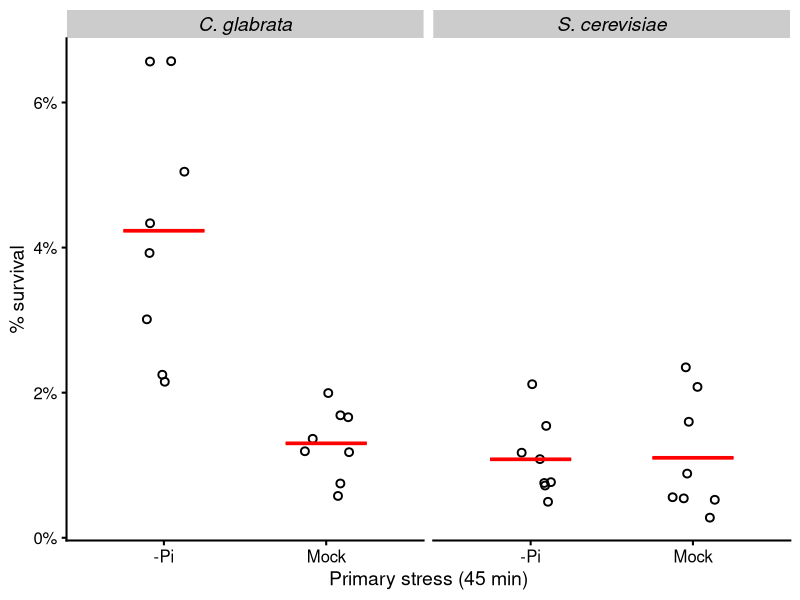
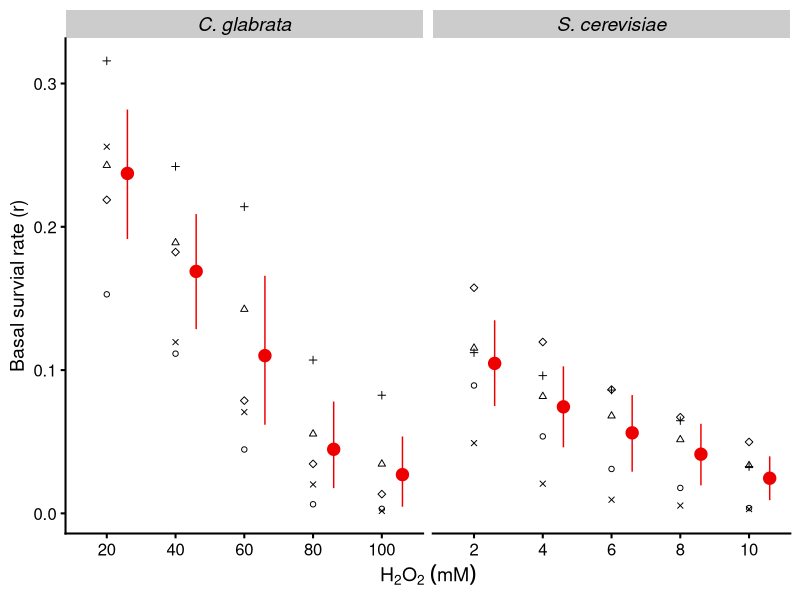
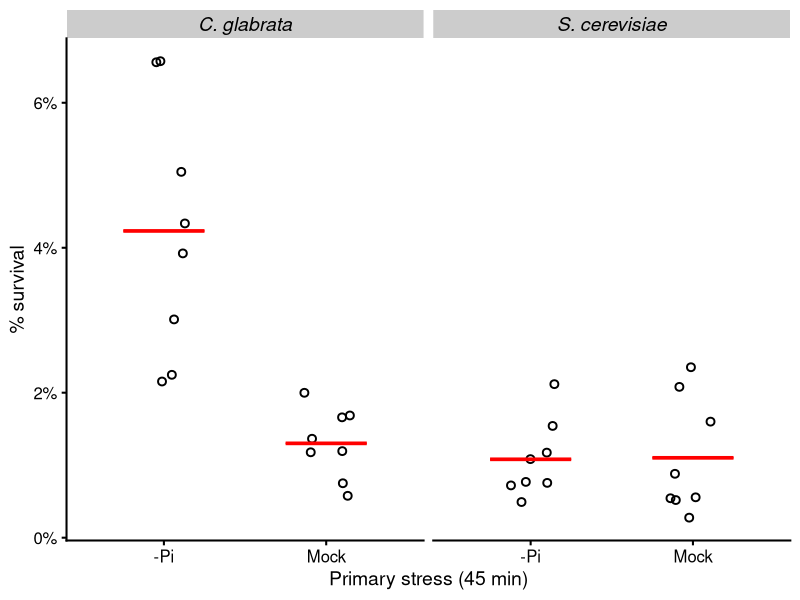
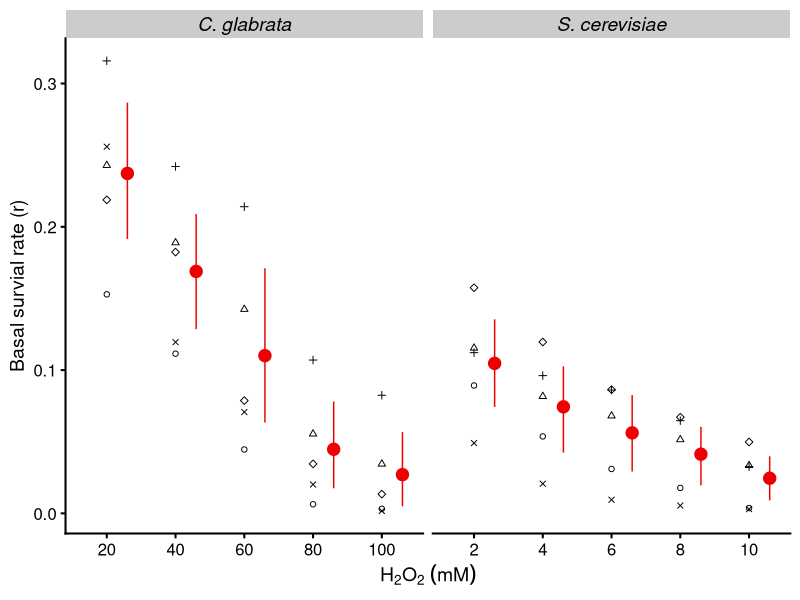

Recreate these plots in R, in order. (Note: this script raises an error after producing the figures.)
## ---- chunk 1
require(tidyverse)
require(cowplot)
require(broom)
set.seed(12345)
## ---- chunk 2
tmp <- read_tsv("../input/20220726-ASR-CFU-raw.tsv", col_types = cols(), comment = "#")
raw <- read_csv("../input/20221224-ASR-CFU-raw.csv", col_types = cols(), comment = "#") %>% 
  mutate(Date = gsub("d(\\d\\d)(\\d\\d)(\\d\\d)", "\\1/\\2/\\3", Date),
         Len_1 = recode(Len_1, `2hr` = "2 hr", `45min` = "45 min"),
         Len_2 = recode(Len_2, `2hr` = "2 hr")) %>% 
  select(-`MO/MM`, -`PO/PM`) %>% 
  bind_rows(add_column(tmp, Experimenter = "JL"))

# data sanity check, quick view
sapply(select(raw, Species, Strain, Genotype, Len_1, Len_2, H2O2), unique)
## ---- chunk 3
species.label <- c(Sc = "S. cerevisiae", Cg = "C. glabrata")

p.survival <- list(
  geom_point(shape = 1, stroke = 1, size = 2, 
             position = position_jitter(width = 0.15)),
  stat_summary(fun = mean, fun.max = mean, fun.min = mean,
               geom = "crossbar", color = "red", width = 0.5),
  facet_wrap(~Species, scales = "free_x", labeller = as_labeller(species.label)),
  theme_cowplot(line_size = 0.7, font_size = 14),
  theme(strip.text = element_text(size = rel(1), face = 3))
)

p.asr <- list(
  geom_hline(yintercept = 1, linetype = 2, color = "gray50"),
  geom_point(position = position_jitter(width = 0.1), size = 2),
  stat_summary(fun.data = "mean_cl_boot", geom = "pointrange", color = "red",
               position = position_nudge(x = 0.2)),
  facet_wrap(~Species, scales = "free_x", labeller = as_labeller(species.label)),
  theme_cowplot(line_size = 0.7),
  theme(strip.text = element_text(size = rel(1.1), face = 3))
)
## ---- chunk 4
raw %>% 
  filter(Genotype == "wt", H2O2 %in% c("10mM", "10 mM", "100mM", "100 mM"),
         Len_1 == "45 min", Group == "PO") %>% 
  mutate(group = paste(recode(Strain, yH154 = "Sc", yH001 = "Cg1", yH002 = "Cg2"), 
                       gsub(" ?mM", "", H2O2), sep = "_")) %>% 
  count(Date, group) %>% 
  pivot_wider(names_from = group, values_from = n)
## ---- chunk 5
filter(raw, Date == "05/30/20", Species == "Sc")
## ---- chunk 6
use.f1 <- paste0(c("06/04", "06/01", "05/30"), "/20")
tmp <-  raw %>%
  filter(Date %in% use.f1) %>% 
  mutate(
    scaled = Count * Dilutions * 1e-2
  ) %>% 
  # remove uninformative columns. only one H2O2 conc used for each species
  select(-Strain, -Genotype, -H2O2, -Len_1, -Len_2, -Experimenter)
  
# Assume the triplicates were paired in the order they appear in the table,
# i.e., the first row in the MO, MM, PO, PM groups belong to the same biological 
# replicate, we can derive three ASR_scores for each date x species x Len_1

dat.f1 <- tmp %>% 
  group_by(Date, Species, Group) %>%
  mutate(Repl = row_number()) %>% 
  # group by primary to calculate r (MO/MM) or r' (PO/PM)
  separate(Group, into = c("Primary", "Secondary"), sep = 1) %>% 
  group_by(Date, Species, Repl, Primary) %>% 
  # calculate % survival
  mutate(r = num(scaled / scaled[Secondary == "M"], digits = 3)) %>% 
  # remove the secondary mock as the information are all used
  filter(Secondary != "M") %>% 
  # 5/30/20 replicate 2 is excluded
  filter(!(Date == "05/30/20" & Repl == 2))
dat.f1
## ---- chunk 7
dat.f1 %>% 
  mutate(Primary = recode(Primary, M = "Mock", P = "-Pi")) %>% 
  ggplot(aes(x = Primary, y = r)) + p.survival +
  scale_y_continuous(labels = scales::percent) +
  xlab("Primary stress (45 min)") + ylab("% survival")

ggsave("../output/20230228-fig1d-asr-noPi-compare.png", width = 3.5, height = 3)
## ---- chunk 8
tmp <- dat.f1 %>% 
  filter(Primary == "M") %>% 
  pivot_wider(id_cols = c(Date, Repl), names_from = Species, values_from = r)
tmp
with(tmp, t.test(as.numeric(Cg), as.numeric(Sc), paired = FALSE))

with(tmp, wilcox.test(Cg, Sc, paired = FALSE))
## ---- chunk 9
tmp <- dat.f1 %>% 
  filter(Species == "Cg") %>% 
  pivot_wider(id_cols = c(Date, Repl), names_from = Primary, values_from = r) %>% 
  mutate(ASR = P/M)
tmp

x <- Hmisc::smean.cl.boot(tmp$ASR)
sprintf("ASR_score mean = %.2f, 95%% CI by bootstrap = [%.2f, %.2f]", x[1], x[2], x[3])

with(tmp, t.test(as.numeric(P), as.numeric(M), paired = TRUE, alternative = "g"))

with(tmp, wilcox.test(P, M, paired = TRUE, alternative = "g"))
## ---- chunk 10
tmp <- dat.f1 %>% 
  filter(Species == "Sc") %>% 
  pivot_wider(id_cols = c(Date, Repl), names_from = Primary, values_from = r) %>% 
  mutate(ASR = P/M)

tmp

x <- Hmisc::smean.cl.boot(tmp$ASR)

sprintf("ASR_score mean = %.2f, 95%% CI by bootstrap = [%.2f, %.2f]", x[1], x[2], x[3])

with(tmp, t.test(as.numeric(P), as.numeric(M), paired = TRUE, alternative = "g"))

with(tmp, wilcox.test(P, M, paired = TRUE, alternative = "g"))
## ---- chunk 11
use.s1 <- paste0(c("03/21", "03/22", "03/24", "03/28", "04/01"), "/22")
dat.s1 <- raw %>% select(-Experimenter, -Len_1, -Len_2, -Genotype) %>% 
  mutate(scaled = Count * Dilutions * 1e-3) %>% 
  filter(Date %in% use.s1) %>% 
  group_by(Date, Strain) %>% 
  mutate(r = num(scaled / scaled[Group == "M"], digits = 3)) %>% 
  select(-Group)
dat.s1
write_tsv(dat.s1, file = "../input/20230302-fig-s1a-data-hb.tsv")
## ---- chunk 12
p <- dat.s1 %>% 
  mutate(H2O2 = gsub(" mM", "", H2O2),
         H2O2 = fct_reorder(H2O2, as.numeric(H2O2))) %>% 
  filter(H2O2 != "0") %>% 
  ggplot(aes(x = H2O2, y = r)) +
  geom_point(aes(shape = Date)) + 
  #geom_line(aes(group = Date, color = Date), alpha = 0.8) +
  scale_color_brewer(palette = "Dark2") +
  scale_shape_manual(values = 1:5, guide = "none") +
  stat_summary(fun.data = "mean_cl_boot", geom = "pointrange", color = "red2",
               size = 0.8, position = position_nudge(x = 0.3)) +
  facet_wrap(~Species, scales = "free_x", labeller = as_labeller(species.label)) +
  xlab(bquote(H[2]*O[2]~(mM))) + ylab("Basal survial rate (r)") +
  theme_cowplot(line_size = 0.7) +
  theme(strip.text = element_text(size = rel(1), face = 3))
p
ggsave("../output/20230101-basal-survival-across-h2o2-range-sc-cg.png", width = 5, height = 3)
## ---- chunk 13
tmp <- dat.s1 %>% 
  filter(H2O2 %in% c("100 mM", "10 mM"))
tmp %>% group_by(Species) %>% summarize(mean = mean(r))

wilcox.test(r ~ Species, data = tmp, paired = FALSE)
## ---- chunk 14
use.s1b <- paste0(c("07/16", "07/17", "07/18", "07/29", "08/01", "08/02", "08/04", "08/11"), "/22")
dat.s1b <-  raw %>%
  separate(Group, into = c("Primary", "Secondary"), sep = 1) %>% 
  mutate(
    # arbitrarily decide any CFU counts < 3 are not included due to high CV
    Count = ifelse(Count < 3, NA, Count),
    scaled = Count * Dilutions * 1e-3
  ) %>% 
  filter(Date %in% use.s1b) %>% 
  group_by(Date, Strain, Primary) %>% 
  # calculate r and r'
  mutate(r = num(scaled / scaled[Secondary == "M"], digits = 3)) %>% 
  # remove the secondary mock as the information are all used
  filter(Secondary != "M") %>%
  pivot_wider(id_cols = c(Date, Strain, Species, H2O2), 
              names_from = Primary, values_from = r, names_prefix = "r") %>% 
  mutate(ASR_score = rP / rM)
  
dat.s1b
write_tsv(dat.s1b, file = "../input/20230302-fig-s1b-data-hb.tsv")
## ---- chunk 15
p <- dat.s1b %>% 
  filter(!is.na(ASR_score)) %>% 
  mutate(H2O2 = gsub(" ?mM", "", H2O2),
         H2O2 = fct_reorder(H2O2, as.numeric(H2O2))) %>% 
  filter(H2O2 != "0") %>% 
  ggplot(aes(x = H2O2, y = ASR_score)) + p.asr +
  #geom_hline(yintercept = 1, linetype = 2, color = "gray50") +
  #geom_point(position = position_jitter(width = 0.1), alpha = 0.8) + 
  #stat_summary(fun.data = "mean_cl_boot", geom = "pointrange", color = "red",
  #             size = 0.8, position = position_nudge(x = 0.2)) +
  #scale_y_log10() +
  #facet_wrap(~Species, scales = "free_x", labeller = as_labeller(species.label)) +
  xlab(bquote(H[2]*O[2]~(mM))) + ylab("ASR score (r'/r)")# +
  #theme_cowplot(line_size = 0.7) +
  #theme(strip.text = element_text(size = rel(1), face = 3))
p
ggsave("../output/20230102-ASR-score-across-h2o2-range-sc-cg.png", width = 5, height = 3)
## ---- chunk 16
dat.s1b %>% 
  filter(!is.na(ASR_score)) %>% 
  mutate(H2O2 = gsub(" ?mM", "", H2O2),
         H2O2 = fct_reorder(H2O2, as.numeric(H2O2))) %>% 
  filter(H2O2 != "0") %>% 
  group_by(Species, H2O2) %>% 
  summarise(rM = mean(rM), ASR = mean(ASR_score), sd_asr = sd(ASR_score))
## ---- chunk 17
use.s2 <- paste0(c("06/06", "06/04", "06/01", "05/30"), "/20")
tmp <-  raw %>%
  filter(Date %in% use.s2) %>% 
  mutate(
    # arbitrarily decide any CFU counts < 3 are not included due to high CV
    # not in use here. instead, label them in the plot (see below)
    # count = ifelse(Count < 3, NA, Count),
    scaled = Count * Dilutions * 1e-2
  ) %>% 
  # remove uninformative columns. only one H2O2 conc used for each species
  select(-Strain, -Genotype, -H2O2, -Len_2, -Experimenter)
## ---- chunk 18
dat.s2 <- tmp %>% 
  group_by(Date, Species, Len_1, Group) %>%
  mutate(Repl = row_number()) %>% 
  pivot_wider(id_cols = c(Date, Species, Len_1, Repl),
              names_from = Group, values_from = scaled, names_sep = "") %>% 
  mutate(
    r = MO/MM, 
    rp = PO/PM, 
    ASR_score = rp/r,
    low_count = MO < 1 # mark experiments with < 3 counts
  )
dat.s2
write_tsv(dat.s2, file = "../input/20230302-fig-s2-data-hb.tsv")
## ---- chunk 19
p <- dat.s2 %>% 
  #filter(!is.na(ASR_score)) %>% 
  mutate(len_1 = factor(gsub(" ?min", "", Len_1), levels = c("45", "90", "135"))) %>% 
  ggplot(aes(x = len_1, y = ASR_score)) + p.asr +
#  geom_hline(yintercept = 1, linetype = 2, color = "gray50") +
#  geom_point(position = position_jitter(width = 0.1), size = 2) + 
#  stat_summary(position = position_nudge(x = 0.2),
#               fun.data = "mean_cl_boot", geom = "pointrange", color = "red") +
  xlab("Length of primary stress (min)") + ylab("ASR score (r'/r)") +
#  facet_wrap(~Species, scales = "free_x", labeller = as_labeller(species.label)) +
#  theme_cowplot(line_size = 0.7) +
  theme(legend.text = element_text(size = rel(1), face = 3),
        legend.position = c(0.1, 0.85),
        strip.text = element_text(size = rel(1), face = 3))
p
ggsave("../output/20230103-ASR-score-across-noPi-length-sc-cg.png", width = 5, height = 3)
## ---- chunk 20
dat.s2 %>% 
  #filter(!low_count) %>% 
  mutate(len_1 = factor(gsub(" ?min", "", Len_1), levels = c("45", "90", "135"))) %>% 
  group_by(Species, len_1) %>% 
  summarize(n = n(), ASR = mean(ASR_score), sd_asr = sd(ASR_score), .groups = "drop") %>% 
  mutate(across(where(is.double), round, digits = 2))
## ---- chunk 21
dat.s2 %>% 
  ungroup() %>% 
  mutate(len_1 = factor(gsub(" ?min", "", Len_1), levels = c("45", "90", "135"))) %>% 
  select(Species, len_1, r, rp) %>% 
  nest(data = c(r, rp)) %>% 
  mutate(
    test = map(data, ~ t.test(.x$rp, .x$r, paired = TRUE, alternative = "g")),
    tidied = map(test, tidy)
  ) %>% 
  unnest(tidied) %>% 
  select(Species, len_1, p.value, method, alternative) %>% 
  mutate(p.bonf = p.adjust(p.value, method = "bonf"),
         p.holm = p.adjust(p.value, method = "holm"),
         p.hoch = p.adjust(p.value, method = "hoch"),
         across(starts_with("p."), round, digits = 5)) %>% 
  arrange(Species, len_1)
## ---- chunk 22
p <- dat.s2 %>% 
  #filter(!is.na(ASR_score)) %>% 
  mutate(len_1 = factor(Len_1, levels = c("45 min", "90 min", "135 min"))) %>% 
  ggplot(aes(x = Species, y = ASR_score)) +
  geom_point(#aes(fill = low_count),
    position = position_jitter(0.1), size = 1.5, shape = 21) + 
  stat_summary(fun.data = "mean_se", geom = "pointrange", color = "red") +
  #scale_y_log10() +
  scale_shape_manual(values = c(21,22), labels = species.label) +
  #scale_fill_manual(values = c("white", "gray40"), guide = "none") +
  #facet_wrap(~Species, scales = "free_x", labeller = as_labeller(species.label)) +
  facet_wrap(~ len_1, scales = "free") +
  xlab("Length of primary stress (min)") + ylab("ASR score (r'/r)") +
  theme_cowplot(line_size = 0.7)
p
ggsave("../output/20230103-ASR-score-across-noPi-length-sep-panel.png", width = 6, height = 3)
## ---- chunk 23
use.f3 <- paste0(c("07/08", "07/11", "07/12"), "/22")
tmp <-  raw %>%
  filter(Date %in% use.f3) %>% 
  mutate(
    scaled = Count * Dilutions * 1e-2
  ) %>% 
  # remove uninformative columns. only one H2O2 conc used for each species
  select(-Len_1, -Len_2, -Experimenter)
# Assume the replicates were paired in the order they appear in the table,
# i.e., the first row in the MO, MM, PO, PM groups belong to the same biological 
# replicate, we can derive three ASR_scores for each date x species x Len_1

dat.f3 <- tmp %>% 
  # group by primary to calculate r (MO/MM) or r' (PO/PM)
  separate(Group, into = c("Primary", "Secondary"), sep = 1) %>% 
  group_by(Date, Strain, Primary) %>% 
  # calculate % survival
  mutate(r = num(scaled / scaled[Secondary == "M"], digits = 3)) %>% 
  # remove the secondary mock as the information are all used
  filter(Secondary != "M")
dat.f3
## ---- chunk 24
dat.f3 %>% 
  mutate(
    Primary = factor(Primary, levels = c("M", "P"), 
                     labels = c("Mock", "-Pi")),
    Genotype = factor(Genotype, levels = c("wt", "cta1Δ"),
                      labels = c("wildtype", "cta1Δ")),
    Group = factor(H2O2, levels = c("100 mM", "2.5 mM", "80 mM", "2.2 mM"),
                   labels = c("High", "High", "Medium", "Medium"))
  ) %>%
  ggplot(aes(x = H2O2, y = r)) + #p.survival[-3] +
  geom_point(aes(shape = Primary), stroke = 1, size = 2, 
             position = position_dodge(0.9)) +
  stat_summary(aes(group = Primary), position = position_dodge(0.9),
               fun = mean, fun.max = mean, fun.min = mean,
               geom = "crossbar", color = "red", width = 0.5) +
  facet_wrap(~ Group + Genotype, nrow = 1, scales = "free_x") +
  scale_shape_manual(values = c("Mock" = 1, "-Pi" = 16)) +
  scale_y_continuous(labels = scales::percent) +
  xlab("Primary stress (45 min)") + ylab("% survival") +
  theme_bw(base_size = 14, base_line_size = 1) +
  panel_border(color = "black", size = 1) +
  theme(strip.text = element_text(size = rel(1), face = 3),
        strip.background = element_blank())
## ---- chunk 25
dat.f3a <- dat.f3 %>% 
  mutate( Primary = factor(Primary, levels = c("M", "P"), 
                           labels = c("Mock", "-Pi")),
          Genotype = factor(Genotype, levels = c("wt", "cta1Δ"),
                            labels = c("wildtype", "cta1Δ")),
          Group = factor(H2O2, levels = c("100 mM", "2.5 mM", "80 mM", "2.2 mM"),
                         labels = c("High", "High", "Medium", "Medium"))) %>%
  filter(Group == "High") %>% 
  select(-Group) %>% 
  ungroup()
write_tsv(dat.f3a, file = "../input/20230302-fig-3d-data-hb.tsv")
## ---- chunk 26
p <- ggplot(dat.f3a, aes(x = H2O2, y = r)) +
  geom_point(aes(shape = Primary), stroke = 0.9, size = 2.5, 
             position = position_jitterdodge(jitter.width = 0.3, dodge.width = 0.9)) +
  stat_summary(aes(group = Primary), position = position_dodge(0.9),
               fun = mean, fun.max = mean, fun.min = mean,
               geom = "crossbar", color = "red", width = 0.5) +
  facet_wrap(~ Genotype, nrow = 1, scales = "free_x") +
  scale_shape_manual(name = "Primary stress", values = c("Mock" = 1, "-Pi" = 16)) +
  scale_y_continuous(labels = scales::percent) +
  xlab(bquote(H[2]*O[2]~(mM))) + ylab("% survival") +
  theme_cowplot(line_size = 1.2) +
  panel_border(color = "black", size = 1) +
  theme(strip.text = element_text(size = rel(1)),
        strip.background = element_blank(),
        #strip.placement = "inside",
        axis.line = element_blank(),
        axis.ticks.x = element_blank(),
        legend.position = "top",
        legend.justification = "center",
        legend.margin = margin(b = -10),
        legend.text = element_text(size = rel(0.9)),
        legend.title = element_text(size = rel(0.9)))
p

ggsave("../output/20230301-fig3d-asr-cta1.png", width = 3.5, height = 3.5)
## ---- chunk 27
tmp <- dat.f3a %>% 
  filter(Primary == "Mock") %>% 
  select(Date, Genotype, r) %>% 
  arrange(Genotype)

tmp %>% group_by(Genotype) %>% summarize(mean = mean(r), sd = num(sd(r), digits = 3))

wilcox.test(r ~ Genotype, paired = FALSE, data = tmp)
## ---- chunk 28
tmp <- dat.f3a %>% 
  filter(Primary == "-Pi") %>% 
  select(Date, Genotype, r) %>% 
  arrange(Genotype)

tmp %>% group_by(Genotype) %>% summarize(mean = mean(r), sd = num(sd(r), digits = 3))

wilcox.test(r ~ Genotype, paired = FALSE, data = tmp)
## ---- chunk 29
tmp <- dat.f3a %>% 
  filter(Genotype == "wildtype") %>% 
  pivot_wider(id_cols = c(Date, Strain), names_from = Primary, values_from = r) %>% 
  mutate(ASR = `-Pi`/Mock)

tmp

x <- Hmisc::smean.cl.boot(tmp$ASR)
sprintf("ASR_score mean = %.2f, 95%% CI by bootstrap = [%.2f, %.2f]", x[1], x[2], x[3])

with(tmp, t.test(as.numeric(`-Pi`), as.numeric(Mock), paired = TRUE, alternative = "g"))
with(tmp, wilcox.test(`-Pi`, Mock, paired = TRUE, alternative = "g"))
with(tmp, wilcox.test(`-Pi`, Mock, paired = FALSE, alternative = "g"))
## ---- chunk 30
tmp <- dat.f3a %>% 
  filter(Genotype == "cta1Δ") %>% 
  pivot_wider(id_cols = c(Date, Strain), names_from = Primary, values_from = r) %>% 
  mutate(ASR = `-Pi`/Mock)

tmp

x <- Hmisc::smean.cl.boot(tmp$ASR)
sprintf("ASR_score mean = %.2f, 95%% CI by bootstrap = [%.2f, %.2f]", x[1], x[2], x[3])

with(tmp, t.test(as.numeric(`-Pi`), as.numeric(Mock), paired = TRUE, alternative = "g"))
with(tmp, wilcox.test(`-Pi`, Mock, paired = TRUE, alternative = "g"))
with(tmp, wilcox.test(`-Pi`, Mock, paired = FALSE, alternative = "g"))
## ---- chunk 31
dat.s3b <- dat.f3 %>% 
  mutate( Primary = factor(Primary, levels = c("M", "P"), 
                           labels = c("Mock", "-Pi")),
          Genotype = factor(Genotype, levels = c("wt", "cta1Δ"),
                            labels = c("wildtype", "cta1Δ")),
          Group = factor(H2O2, levels = c("100 mM", "2.5 mM", "80 mM", "2.2 mM"),
                         labels = c("High", "High", "Medium", "Medium"))) %>%
  filter(Group == "Medium") %>% 
  ungroup()
## ---- chunk 32
p <- ggplot(dat.s3b, aes(x = H2O2, y = r)) +
  geom_point(aes(shape = Primary), stroke = 0.9, size = 2.5, 
             position = position_jitterdodge(jitter.width = 0.3, dodge.width = 0.9)) +
  stat_summary(aes(group = Primary), position = position_dodge(0.9),
               fun = mean, fun.max = mean, fun.min = mean,
               geom = "crossbar", color = "red", width = 0.5) +
  facet_wrap(~ Genotype, nrow = 1, scales = "free_x") +
  scale_shape_manual(name = "Primary stress", values = c("Mock" = 1, "-Pi" = 16)) +
  scale_y_continuous(labels = scales::percent) +
  xlab(bquote(H[2]*O[2]~(mM))) + ylab("% survival") +
  theme_cowplot(line_size = 1.2) +
  panel_border(color = "black", size = 1) +
  theme(strip.text = element_text(size = rel(1)),
        strip.background = element_blank(),
        #strip.placement = "inside",
        axis.line = element_blank(),
        axis.ticks.x = element_blank(),
        legend.position = "top",
        legend.justification = "center",
        legend.margin = margin(b = -10),
        legend.text = element_text(size = rel(0.9)),
        legend.title = element_text(size = rel(0.9)))
p

ggsave("../output/20230301-s3b-asr-cta1.png", width = 3.5, height = 3.5)
## ---- chunk 33
tmp <- dat.s3b %>% 
  filter(Primary == "Mock") %>% 
  select(Date, Genotype, r) %>% 
  arrange(Genotype)
tmp %>% group_by(Genotype) %>% summarize(mean = mean(r), sd = num(sd(r), digits = 3))
wilcox.test(r ~ Genotype, paired = FALSE, data = tmp)
## ---- chunk 34
tmp <- dat.s3b %>% 
  filter(Genotype == "wildtype") %>% 
  pivot_wider(id_cols = c(Date, Strain), names_from = Primary, values_from = r) %>% 
  mutate(ASR = `-Pi`/Mock)

tmp

x <- Hmisc::smean.cl.boot(tmp$ASR)
sprintf("ASR_score mean = %.2f, 95%% CI by bootstrap = [%.2f, %.2f]", x[1], x[2], x[3])

with(tmp, t.test(as.numeric(`-Pi`), as.numeric(Mock), paired = TRUE, alternative = "g"))
with(tmp, wilcox.test(`-Pi`, Mock, paired = TRUE, alternative = "g"))
with(tmp, wilcox.test(`-Pi`, Mock, paired = FALSE, alternative = "g"))
## ---- chunk 35
tmp <- dat.s3b %>% 
  filter(Genotype == "cta1Δ") %>% 
  pivot_wider(id_cols = c(Date, Strain), names_from = Primary, values_from = r) %>% 
  mutate(ASR = `-Pi`/Mock)

tmp

x <- Hmisc::smean.cl.boot(tmp$ASR)
sprintf("ASR_score mean = %.2f, 95%% CI by bootstrap = [%.2f, %.2f]", x[1], x[2], x[3])

with(tmp, t.test(as.numeric(`-Pi`), as.numeric(Mock), paired = TRUE, alternative = "g"))
with(tmp, wilcox.test(`-Pi`, Mock, paired = TRUE, alternative = "g"))
with(tmp, wilcox.test(`-Pi`, Mock, paired = FALSE, alternative = "g"))
## ---- chunk 36
dat.6 <- read_csv("../input/20230205-Sc-Cg-rapamycin-nitrogen-ASR-raw.csv", col_types = cols(), comment = "#") %>% 
  mutate(Date = gsub("d(\\d\\d)(\\d\\d)(\\d\\d)", "\\1/\\2/\\3", Date))

# data sanity check, quick view
sapply(select(dat.6, Species, Strain, Genotype), unique)
## ---- chunk 37
tmp <- dat.6 %>% 
  filter(H2O2 == "Mock") %>% 
  group_by(Date, Species) %>% 
  mutate(
    # arbitrarily decide any CFU counts < 3 are not included due to high CV
    Count = ifelse(Count < 3, NA, Count),
    scaled = Count * Dilutions * 1e-2,
    r = scaled / scaled[`1st_Stress` == "Mock"]
  ) %>% 
  ungroup() %>% 
  filter(`1st_Stress` != "Mock") %>% 
  select(Date, Species, Strain, Primary = `1st_Stress`, Count, r)

dat.Prim <-  raw %>%
  separate(Group, into = c("Primary", "Secondary"), sep = 1) %>% 
  # use the S2 dataset to examine the effect of phosphate starvation on survival
  filter(Date %in% use.s1b, Secondary == "M") %>% 
  mutate(
    # arbitrarily decide any CFU counts < 3 are not included due to high CV
    Count = ifelse(Count < 3, NA, Count),
    scaled = Count * Dilutions * 1e-2
  ) %>% 
  group_by(Date, Strain) %>% 
  # calculate r and r'
  mutate(r = scaled / scaled[Primary == "M"]) %>% 
  ungroup() %>% filter(Primary != "M") %>% 
  select(Date, Species, Strain, Primary, Count, r) %>% 
  bind_rows(tmp) %>% 
  mutate(Primary = factor(Primary,
                          levels = c("P", "62.5", "125", "0Ni"),
                          labels = c("-Pi", "Rapa\n62.5", 
                                     "Rapa\n125", "-Nitrogen")))
## ---- chunk 38
ggplot(dat.Prim, aes(x = Primary, y = r)) + p.asr +
  scale_y_continuous(breaks = seq(0.2, 1.2, by = 0.2), labels = scales::percent) +
  xlab("Primary stress (45 min)") + ylab("Survival %")
ggsave("../output/20230211-primary-stress-effect-on-survival.png")
## ---- chunk 39
dat.Prim %>% 
  select(Species, Primary, r) %>% 
  nest(data = r) %>% 
  mutate(
    test = map(data, ~ t.test(.x, mu = 1, alternative = "two")),
    tidied = map(test, tidy)
  ) %>% 
  unnest(tidied) %>% 
  select(Species, Primary, mean_r = estimate, p.value, conf.low, conf.high, alternative) %>% 
  mutate(P.adj = p.adjust(p.value, method = "BH"),
         across(where(is.numeric), round, digits = 3)) %>% 
  arrange(Species, Primary)
## ---- chunk 40
with(dat.6, table(Date, paste(Species, H2O2, sep = ":")))
## ---- chunk 41
tmp <- dat.6 %>% 
  filter(H2O2 %in% c("60mM", "6mM"), Group == "MO", 
         !(Date %in% c("01/12/23", "01/18/23", "02/02/23")))# %>% 
tmp %>% group_by(Species) %>% summarize(mean = mean(`MO/MM`))
wilcox.test(`MO/MM` ~ Species, data = tmp, paired = TRUE)
## ---- chunk 42
tmp <- dat.6 %>% 
  filter(H2O2 %in% c("40mM", "4mM"), Group == "MO", !(Date %in% c("02/02/23")))
tmp %>% group_by(Species) %>% summarize(mean = mean(`MO/MM`))
wilcox.test(`MO/MM` ~ Species, data = tmp, paired = TRUE)
## ---- chunk 43
tmp <- filter(dat.6, Group == "MO") %>% 
  mutate(secondary = factor(H2O2, levels = c("60mM", "6mM", "40mM", "4mM"),
                            labels = c("high", "high", "low", "low")))
tmp %>% 
  group_by(secondary, Species) %>% 
  summarize(mean = num(mean(`MO/MM`), digits = 3), .groups = "drop")
wilcox.test(`MO/MM` ~ secondary, data = tmp, paired = FALSE)
anova(lm(`MO/MM` ~ Species + secondary, data = tmp))
## ---- chunk 44
# we will not use the days of experiments where only one species was assayed
dat.6p <- filter(dat.6, H2O2 != "Mock") %>% # remove the XM groups
  rename(primary = `1st_Stress`, r = `MO/MM`, rP = `PO/PM`) %>% 
  group_by(Date, Strain, H2O2) %>% # form groups to apply the same MO/MM
  mutate(
    r = r[primary == "Mock"], # MO/MM for each group
    secondary =  factor(H2O2, levels = c("40mM", "4mM", "60mM", "6mM"),
                        labels = c("40/4mM", "40/4mM", "60/6mM", "60/6mM"))
  ) %>% 
  ungroup() %>%
  filter(!is.na(rP))
## ---- chunk 45
with(dat.6p, sum(round(rP/r, 5) != round(ASR_Score, 5)))
## ---- chunk 46
dat.6p %>% 
  filter(primary != "0Ni") %>% 
  ggplot(aes(x = primary, y = ASR_Score)) + p.asr +
  labs(x = "Rapamycin (ng/mL)", y = "ASR Score (r'/r)")
ggsave("../output/20230221-rapamycin-ASR.png", width = 4, height = 4)
## ---- chunk 47
dat.6p %>% 
  #filter(secondary == "60/6mM") %>% 
  group_by(Species, primary) %>% 
  summarize(
    # smean.cl.boot returns a named vector. t() %>% as_tibble() turns it
    # into a one-row tibble, stored as a list column. unnest() then flattens
    # the list-column back out into regular columns
    test = Hmisc::smean.cl.boot(ASR_Score) %>% t() %>% as_tibble()
  ) %>% 
  unnest(test) %>% 
  mutate(across(where(is.numeric), round, digits = 2))
## ---- chunk 48
dat.6p %>% 
  filter(primary != "0Ni") %>% 
  select(Species, primary, r, rP) %>% 
  nest(data = c(r, rP)) %>% 
  mutate(
    test = map(data, ~ wilcox.test(.x$rP, .x$r, paired = TRUE, alternative = "g")),
    tidied = map(test, tidy)
  ) %>% 
  unnest(tidied) %>% 
  select(Species, primary, T = statistic, p.value, method, alternative) %>% 
  mutate(p.bonf = p.adjust(p.value, method = "bonf"),
         p.holm = p.adjust(p.value, method = "holm"),
         p.hoch = p.adjust(p.value, method = "hoch"),
         across(starts_with("p."), round, digits = 5))
## ---- chunk 49
dat.6p %>% 
  #filter(primary != "0Ni") %>% 
  select(Species, primary, r, rP) %>% 
  nest(data = c(r, rP)) %>% 
  mutate(
    test = map(data, ~ t.test(.x$rP, .x$r, paired = TRUE, alternative = "g")),
    tidied = map(test, tidy)
  ) %>% 
  unnest(tidied) %>% 
  select(Species, primary, p.value, method, alternative) %>% 
  mutate(P.adj = p.adjust(p.value, method = "BH"),
         across(where(is.numeric), round, digits = 3))
